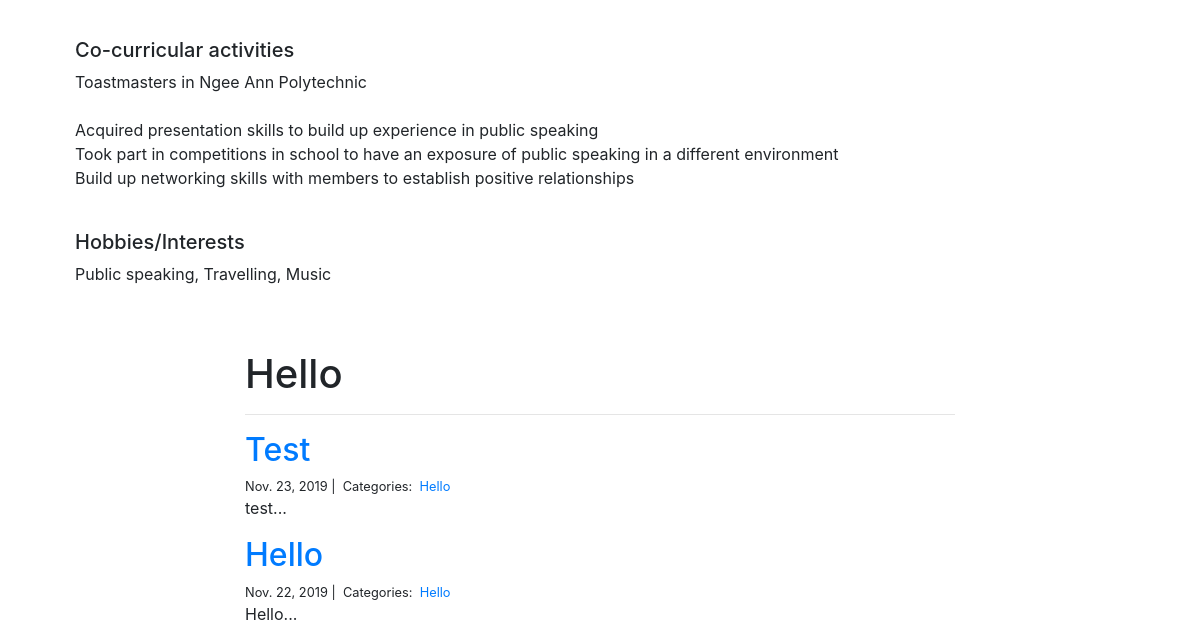
The app's page /blog/Hello/ (lower part), older data.
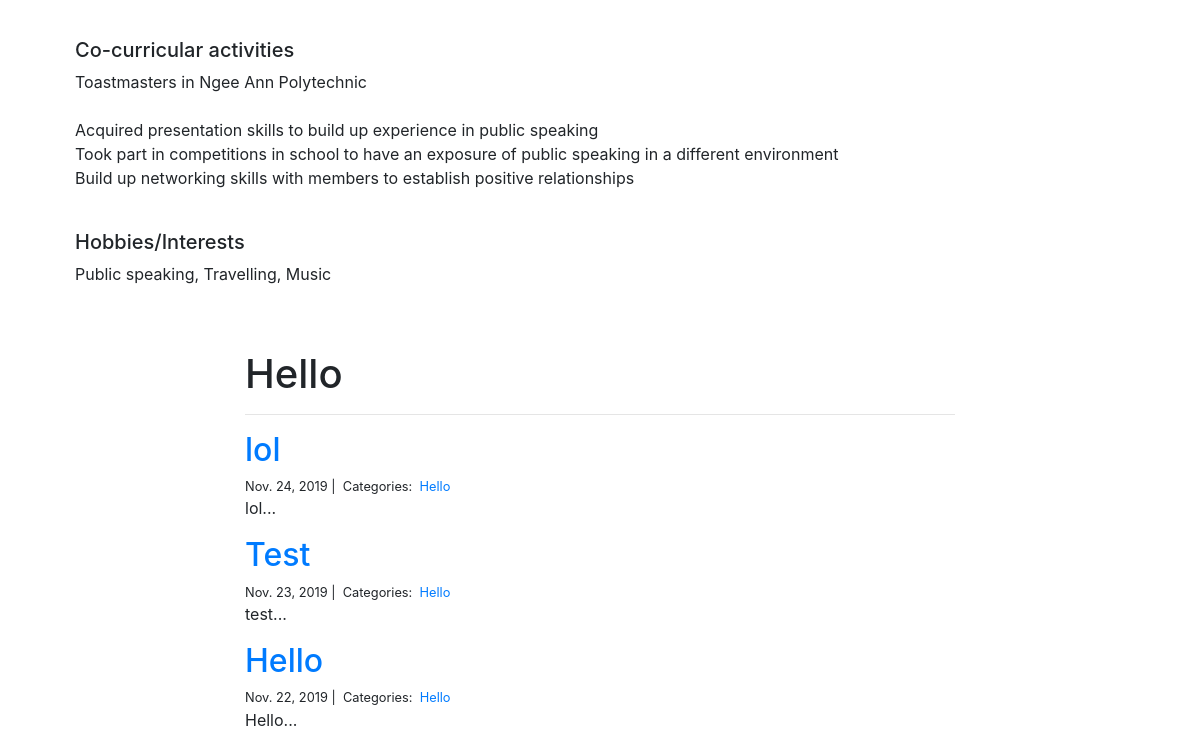
The same page, newer data.
### blog/models.py (models this page shows)
class Post(models.Model):
    title = models.CharField(max_length=255)
    body = models.TextField()
    created_on = models.DateTimeField(auto_now_add=True)
    last_modified = models.DateTimeField(auto_now=True)
    categories = models.ManyToManyField("Category", related_name="posts")

class Category(models.Model):
    name = models.CharField(max_length=20)

### blog/views.py (the view)
# urls.py: path("<category>/", views.blog_category, name="blog_category"),
def blog_category(request, category):
    posts = Post.objects.filter(categories__name__contains=category).order_by(
        "-created_on"
    )
    context = {"category": category, "posts": posts}
    return render(request, "blog_category.html", context)

### blog/templates/blog_category.html
{% extends "base.html" %}
{% block page_content %}
<div class="col-md-8 offset-md-2">
    <h1>{{ category | title }}</h1>
    <hr>
    {% for post in posts %}
        <h2><a href="{% url 'blog_detail' post.pk%}">{{ post.title }}</a></h2>
        <small>
            {{ post.created_on.date }} |&nbsp;
            Categories:&nbsp;
            {% for category in post.categories.all %}
            <a href="{% url 'blog_category' category.name %}">
                {{ category.name }}
            </a>&nbsp;
            {% endfor %}
        </small>
        <p>{{ post.body | slice:":400" }}...</p>
    {% endfor %}
</div>
{% endblock %}

Row changes from the older to the newer data that the page shows:
added Post: title "lol", created_on "Nov. 24, 2019", body "lol", Category (name "Hello")
